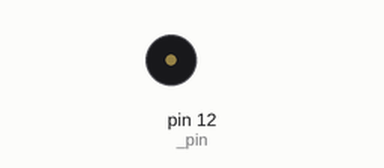
Simulated run of this sketch. Board: Arduino Uno, built with avr-gcc and run on an emulated ATmega328P. Shown: buzzer (waves = sounding). At 1.1 s the program stops and its outputs stay as they are.

Above: at 0.1 s.
At 1.1 s:
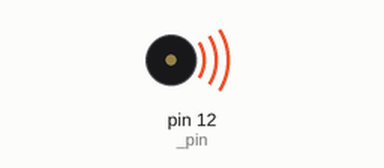
Timing chart, 0 to 2.6 s (numbered marks = the images above):
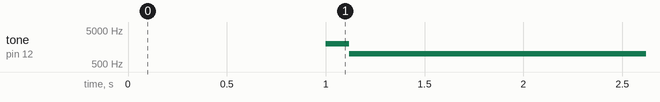

Measured:
- by itself, tone on pin 12 (_pin): silent → 2000 Hz at 1.0 s, → 1000 Hz 0.12 s later

The sketch:

pc9801.ino
```cpp
/*
  NEC PC-9801 boot sound on Arduino
  Connect buzzer on pin 12.
*/

int _pin = 12;

void setup() {
  pinMode(_pin, OUTPUT);
}

void loop() {
  delay(1000);
  tone(_pin, 2000, 120);
  delay(120);
  tone(_pin, 1000, 120);

  while(1);
}
```
